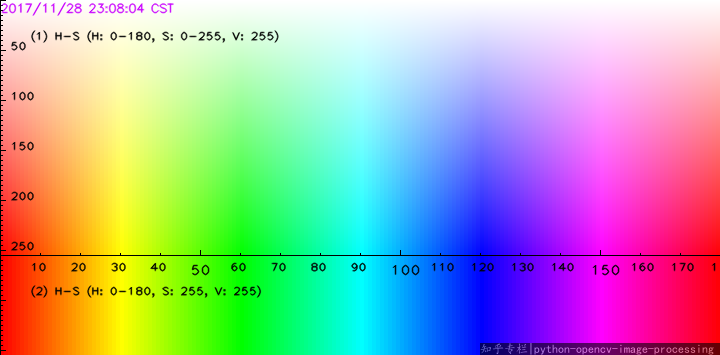
//> input picture ColourSpectrum.png, 720 x 355 px
$ ./ffilldemo ColourSpectrum.png   (built with g++ and OpenCV 4)
//> lines starting //> are read from the running program, lines starting //| are printed output that depends on the picture
#include "opencv2/imgproc.hpp"
#include "opencv2/imgcodecs.hpp"
#include "opencv2/videoio.hpp"
#include "opencv2/highgui.hpp"

#include <iostream>

using namespace cv;
using namespace std;

static void help()
{
    cout << "\nThis program demonstrated the floodFill() function\n"
            "Call:\n"
            "./ffilldemo [image_name -- Default: fruits.jpg]\n" << endl;

    cout << "Hot keys: \n"
            "\tESC - quit the program\n"
            "\tc - switch color/grayscale mode\n"
            "\tm - switch mask mode\n"
            "\tr - restore the original image\n"
            "\ts - use null-range floodfill\n"
            "\tf - use gradient floodfill with fixed(absolute) range\n"
            "\tg - use gradient floodfill with floating(relative) range\n"
            "\t4 - use 4-connectivity mode\n"
            "\t8 - use 8-connectivity mode\n" << endl;
}

Mat image0, image, gray, mask;
int ffillMode = 1;
int loDiff = 20, upDiff = 20;
int connectivity = 4;
int isColor = true;
bool useMask = false;
int newMaskVal = 255;

static void onMouse( int event, int x, int y, int, void* )
{
    if( event != EVENT_LBUTTONDOWN )
        return;

    Point seed = Point(x,y);
    int lo = ffillMode == 0 ? 0 : loDiff;
    int up = ffillMode == 0 ? 0 : upDiff;
    int flags = connectivity + (newMaskVal << 8) +
                (ffillMode == 1 ? FLOODFILL_FIXED_RANGE : 0);
    int b = (unsigned)theRNG() & 255;
    int g = (unsigned)theRNG() & 255;
    int r = (unsigned)theRNG() & 255;
    Rect ccomp;

    Scalar newVal = isColor ? Scalar(b, g, r) : Scalar(r*0.299 + g*0.587 + b*0.114);
    Mat dst = isColor ? image : gray;
    int area;

    if( useMask )
    {
        threshold(mask, mask, 1, 128, THRESH_BINARY);
        area = floodFill(dst, mask, seed, newVal, &ccomp, Scalar(lo, lo, lo),
                  Scalar(up, up, up), flags);
        imshow( "mask", mask );
    }
    else
    {
        area = floodFill(dst, seed, newVal, &ccomp, Scalar(lo, lo, lo),
                  Scalar(up, up, up), flags);
    }

    imshow("image", dst);
    cout << area << " pixels were repainted\n";
}


int main( int argc, char** argv )
{
    cv::CommandLineParser parser (argc, argv,
        "{help h | | show help message}{@image|fruits.jpg| input image}"
    );
    if (parser.has("help"))
    {
        parser.printMessage();
        return 0;
    }
    string filename = parser.get<string>("@image");
    image0 = imread(samples::findFile(filename), 1);
//> image0 is the input picture: 355 rows x 720 cols, CV_8UC3; mean B, G, R 170.7, 171.1, 169.8

    if( image0.empty() )
    {
        cout << "Image empty\n";
        parser.printMessage();
        return 0;
    }
    help();
    image0.copyTo(image);
    cvtColor(image0, gray, COLOR_BGR2GRAY);
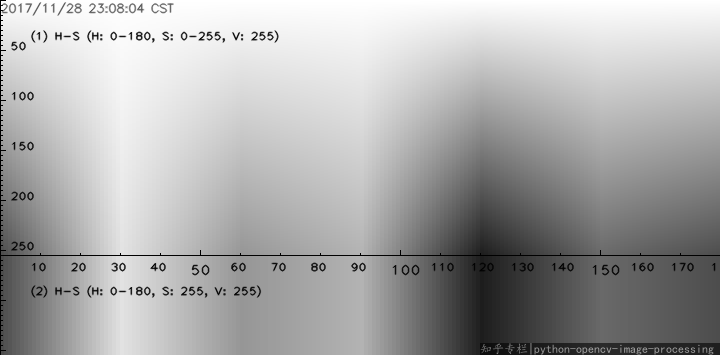
//> gray: 355 rows x 720 cols, CV_8UC1; min 0, max 255, mean 170.7
    mask.create(image0.rows+2, image0.cols+2, CV_8UC1);

    namedWindow( "image", 0 );
    createTrackbar( "lo_diff", "image", &loDiff, 255, 0 );
    createTrackbar( "up_diff", "image", &upDiff, 255, 0 );

    setMouseCallback( "image", onMouse, 0 );

    for(;;)
    {
        imshow("image", isColor ? image : gray);

        char c = (char)waitKey(0);
//> the left mouse button is pressed and released at (180, 88)
//> in onMouse, `area = floodFill(dst, seed, newVal, &ccomp, Scalar(lo, lo, lo), Scalar..`: area = 2336; ccomp = Rect(148, 68, 88, 41)
//| 2336 pixels were repainted
//> the left mouse button is pressed and released at (540, 88)
//| 2336 pixels were repainted
//> the left mouse button is pressed and released at (540, 266)
//| 1725 pixels were repainted
//> the left mouse button is pressed and released at (180, 266)
//> in onMouse (call 7), `area = floodFill(dst, seed, newVal, &ccomp, Scalar(lo, lo, lo), Scalar..`:
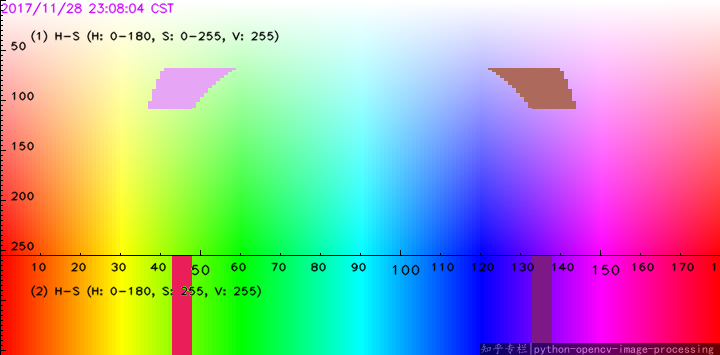
//> dst: 355 rows x 720 cols, CV_8UC3; mean B, G, R 169.8, 168.2, 170.5
//> in onMouse (call 7), `area = floodFill(dst, seed, newVal, &ccomp, Scalar(lo, lo, lo), Scalar..`: area = 1903; ccomp = Rect(172, 256, 20, 99)
//| 1903 pixels were repainted
//> the Esc key is pressed
        if( c == 27 )
        {
            cout << "Exiting ...\n";
            break;
        }
        switch( c )
        {
        case 'c':
            if( isColor )
            {
                cout << "Grayscale mode is set\n";
                cvtColor(image0, gray, COLOR_BGR2GRAY);
                mask = Scalar::all(0);
                isColor = false;
            }
            else
            {
                cout << "Color mode is set\n";
                image0.copyTo(image);
                mask = Scalar::all(0);
                isColor = true;
            }
            break;
        case 'm':
            if( useMask )
            {
                destroyWindow( "mask" );
                useMask = false;
            }
            else
            {
                namedWindow( "mask", 0 );
                mask = Scalar::all(0);
                imshow("mask", mask);
                useMask = true;
            }
            break;
        case 'r':
            cout << "Original image is restored\n";
            image0.copyTo(image);
            cvtColor(image, gray, COLOR_BGR2GRAY);
            mask = Scalar::all(0);
            break;
        case 's':
            cout << "Simple floodfill mode is set\n";
            ffillMode = 0;
            break;
        case 'f':
            cout << "Fixed Range floodfill mode is set\n";
            ffillMode = 1;
            break;
        case 'g':
            cout << "Gradient (floating range) floodfill mode is set\n";
            ffillMode = 2;
            break;
        case '4':
            cout << "4-connectivity mode is set\n";
            connectivity = 4;
            break;
        case '8':
            cout << "8-connectivity mode is set\n";
            connectivity = 8;
            break;
        }
    }

    return 0;
}
